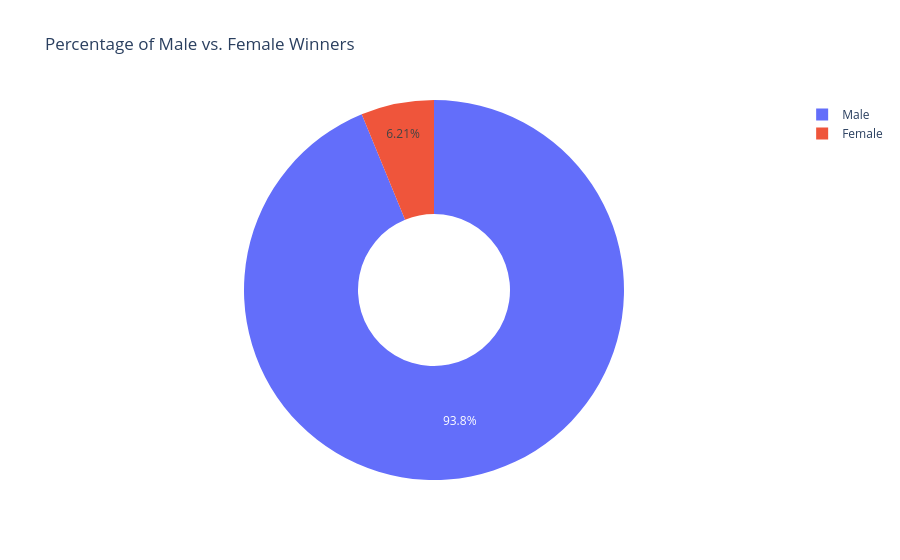

This figure's notebook cell:
### Markdown cell above
## Step 3: Bar and donut charts (lecture 585)

**Challenge 1:** Come up with 3 questions of your own about this data. For example: what percentage of the laureates were women? How many prizes were given in each category?

**Challenge 2:** What percentage of all prizes went to women? Show it as a donut chart.

### Code cell
print(f"women: {analysis.women_percentage(df_data):.2f} %")
charts.sex_donut_chart(df_data).show()

### Figure 1 — Plotly figure (JSON) as saved in the notebook; plotly's stock layout.template omitted (floating-point values rounded to 4 significant figures)
{"data": [{"domain": {"x": [0.0, 1.0], "y": [0.0, 1.0]}, "hole": 0.4, "hovertemplate": "label=%{label}<br>value=%{value}<extra></extra>", "labels": ["Male", "Female"], "legendgroup": "", "name": "", "showlegend": true, "type": "pie", "values": [876, 58]}], "layout": {"legend": {"tracegroupgap": 0}, "title": {"text": "Percentage of Male vs. Female Winners"}}}
